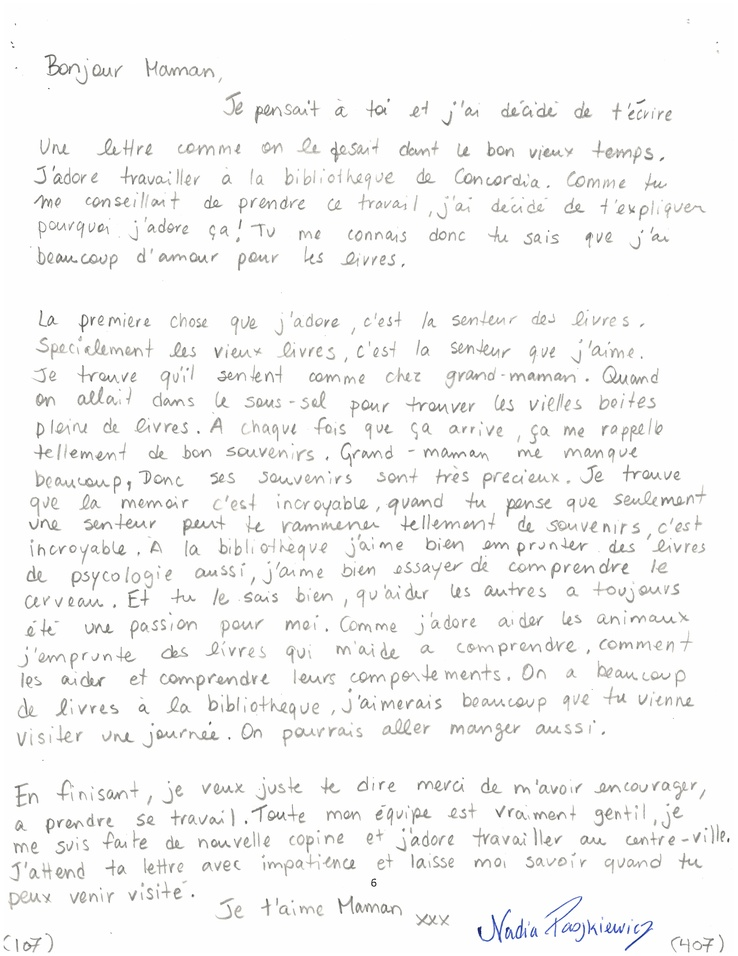
#> input picture eg1/testing/extraversion/106.jpg, 738 x 956 px, shrunk from 5100 x 6600 before the run; its folder holds only this picture in this run
$ python pre_img.py   (older library calls are emulated)
#> lines starting #> are read from the running program, lines starting #| are printed output that depends on the picture; after the words box and inside, x2 and y2 are one past the last pixel; in counts of white or black regions, pixels touching at a corner belong together
## preprocessing image
import os
import time
import cv2
from scipy.misc import imresize   # conda install scipy==1.1.0

# resize + binarization
img_rows = 150
img_cols = 150
# [6 lines of commented-out code are left out]
img_path = '/home/lassena/yan_projects/data/2classes_nosplit_balanced/eg1_eng_clean/testing/extraversion'
pre_img_path = '/home/lassena/yan_projects/data/2classes_nosplit_balanced/eg1_eng_clean/testing_pre/extraversion'

def preprocessing_img(x):

    # # 0. resize
    # x = imresize(x, (img_rows, img_cols))
    # cv2.imwrite('resized.png', x)

    # 1. manually remove unwanted data

    # 2. noise removal
    x = cv2.fastNlMeansDenoising(x, None, 3, 7, 21)
    # [14 lines of commented-out code are left out]
    th, xb = cv2.threshold(x, 0, 255, cv2.THRESH_BINARY+cv2.THRESH_OTSU)
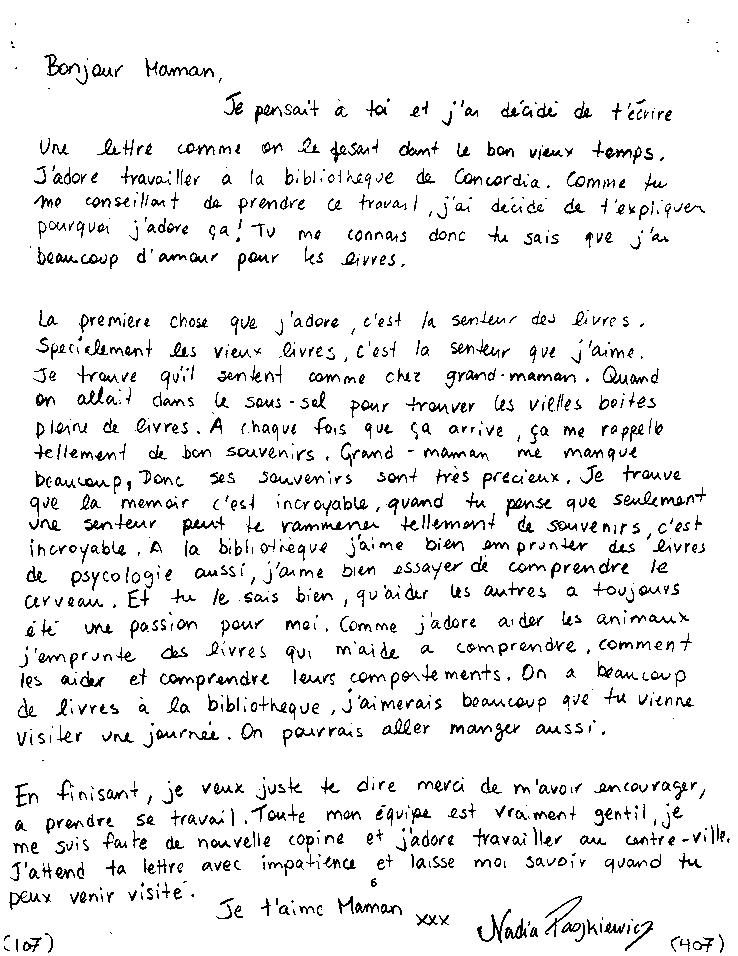
#> xb: shape (956, 738); 92.5% white; black in thin lines or dots
#> th = 212
    # [18 lines of commented-out code are left out]
    morph_size = (2, 2)
    cpy = xb.copy()
    struct = cv2.getStructuringElement(cv2.MORPH_RECT, morph_size)
    cpy = cv2.dilate(~cpy, struct, anchor=(-1, -1), iterations=1)
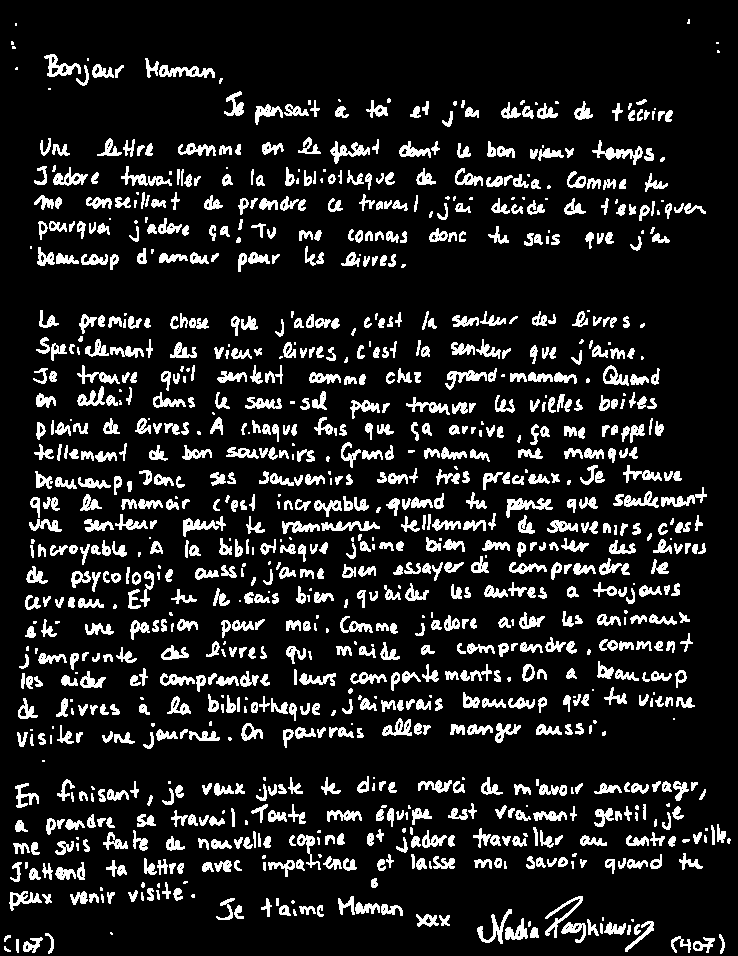
#> cpy: shape (956, 738); 12.9% white; 1106 white regions (194 under 20 px), largest, box (x1, y1, x2, y2) and area: (592, 140, 643, 165) 401, (159, 65, 215, 78) 394, (506, 498, 553, 518) 390
    x = ~cpy
    # [8 lines of commented-out code are left out]
    return x

count = 0
for folder, subfolders, files in os.walk(img_path):
      for name in files:
        if name.endswith('.jpg'):
          x = cv2.imread(folder + '/' + name, cv2.IMREAD_GRAYSCALE)
          count = count + 1
          # [4 lines of commented-out code are left out]
          start_time = time.time()
          x = preprocessing_img(x)  # preprocessing
          cv2.imwrite(pre_img_path+'/'+name, x)
          print('--- %s / %s ---' %(count,len(files)))
          print('has done %s for %s seconds' %(name,time.time() - start_time))

print('&'*9)
print('Finishing preprocessing!')

$ run again, on eg1/testing/extraversion/31.jpg
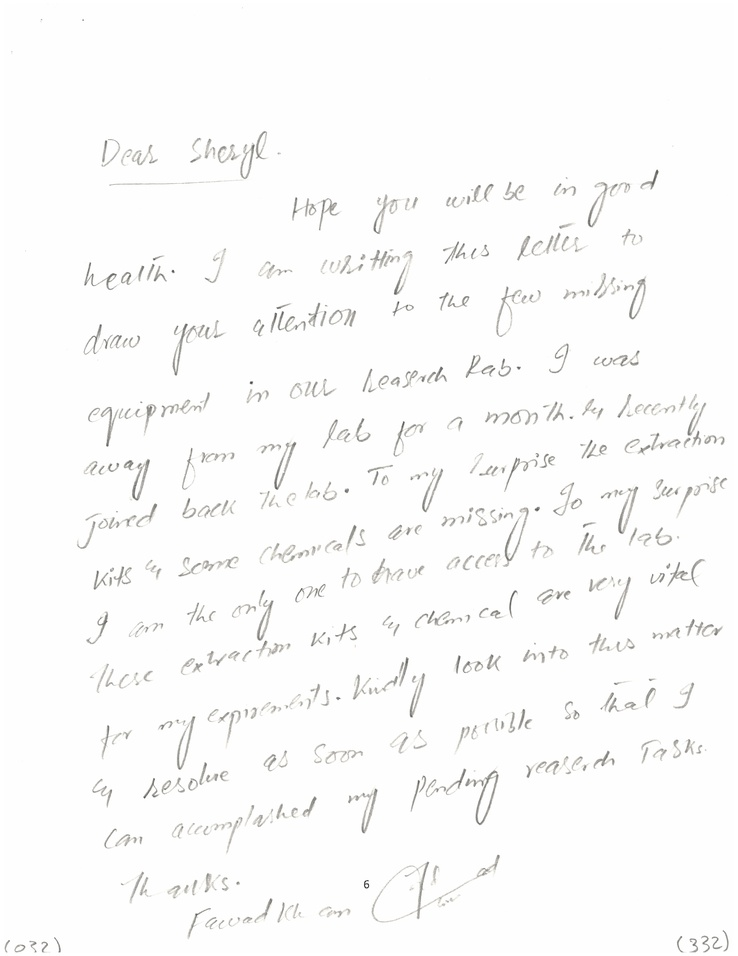
#> input picture eg1/testing/extraversion/31.jpg, 738 x 956 px, shrunk from 5100 x 6600 before the run
#> in preprocessing_img, `th, xb = cv2.threshold(x, 0, 255, cv2.THRESH_BINARY+cv2.THRESH_OTSU)`:
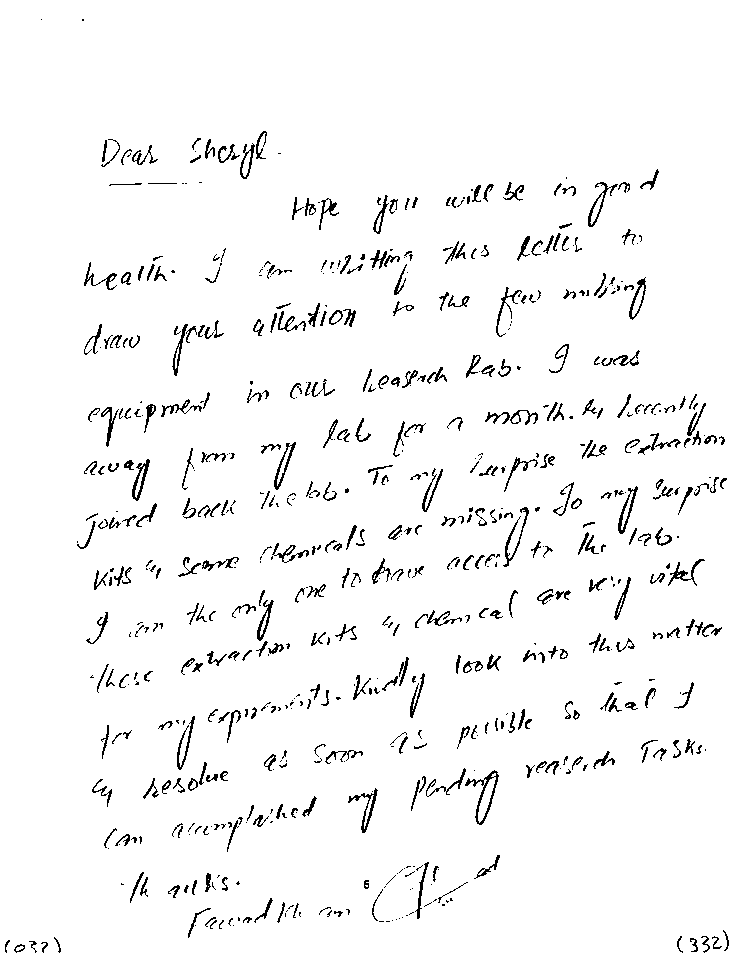
#> xb: shape (956, 738); 96.2% white; black in thin lines or dots
#> th = 217
#> in preprocessing_img, `cpy = cv2.dilate(~cpy, struct, anchor=(-1, -1), iterations=1)`:
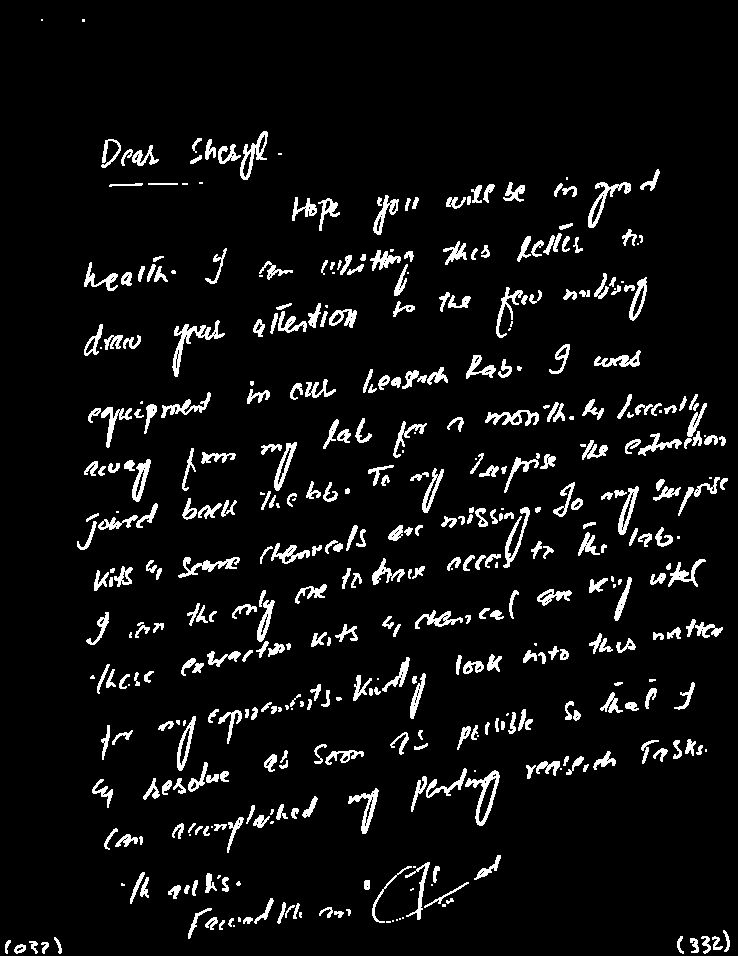
#> cpy: shape (956, 738); 6.4% white; 453 white regions (75 under 20 px), largest, box (x1, y1, x2, y2) and area: (172, 320, 225, 377) 654, (465, 770, 500, 826) 560, (588, 182, 631, 228) 492

$ run again, on eg1/testing/extraversion/38.jpg
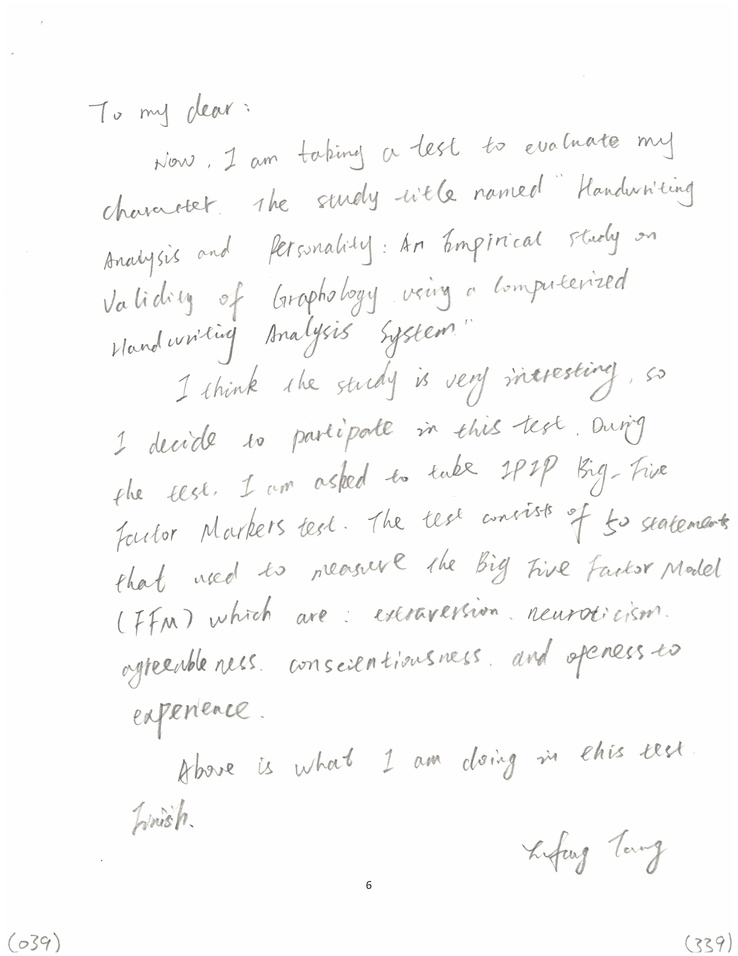
#> input picture eg1/testing/extraversion/38.jpg, 738 x 956 px, shrunk from 5100 x 6600 before the run
#> in preprocessing_img, `th, xb = cv2.threshold(x, 0, 255, cv2.THRESH_BINARY+cv2.THRESH_OTSU)`:
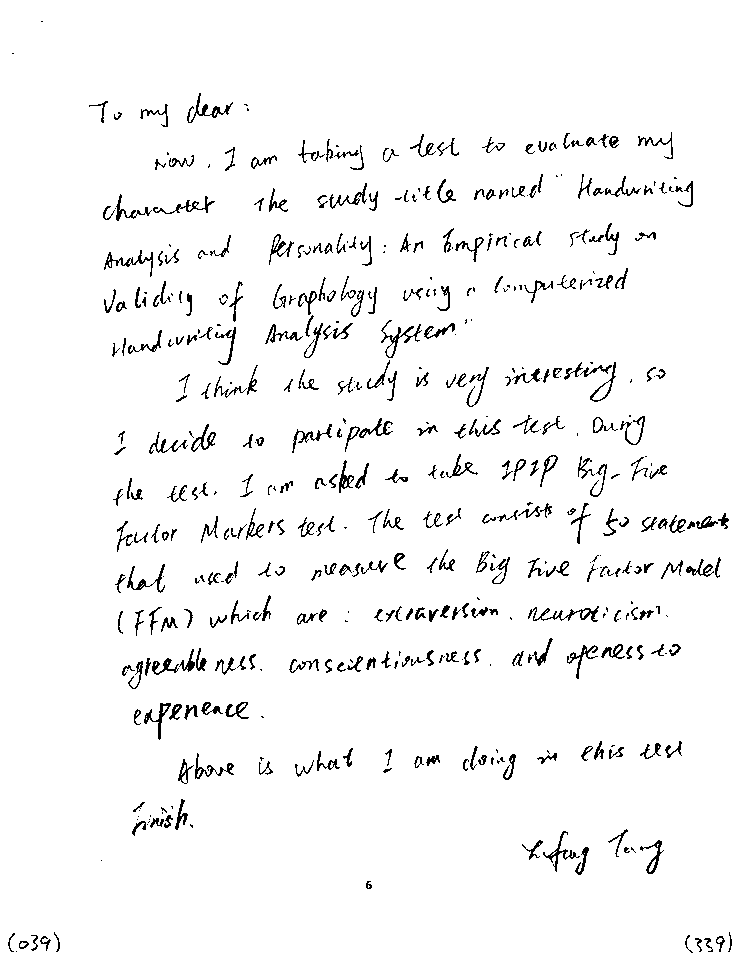
#> xb: shape (956, 738); 96.2% white; black in thin lines or dots
#> th = 212
#> in preprocessing_img, `cpy = cv2.dilate(~cpy, struct, anchor=(-1, -1), iterations=1)`:
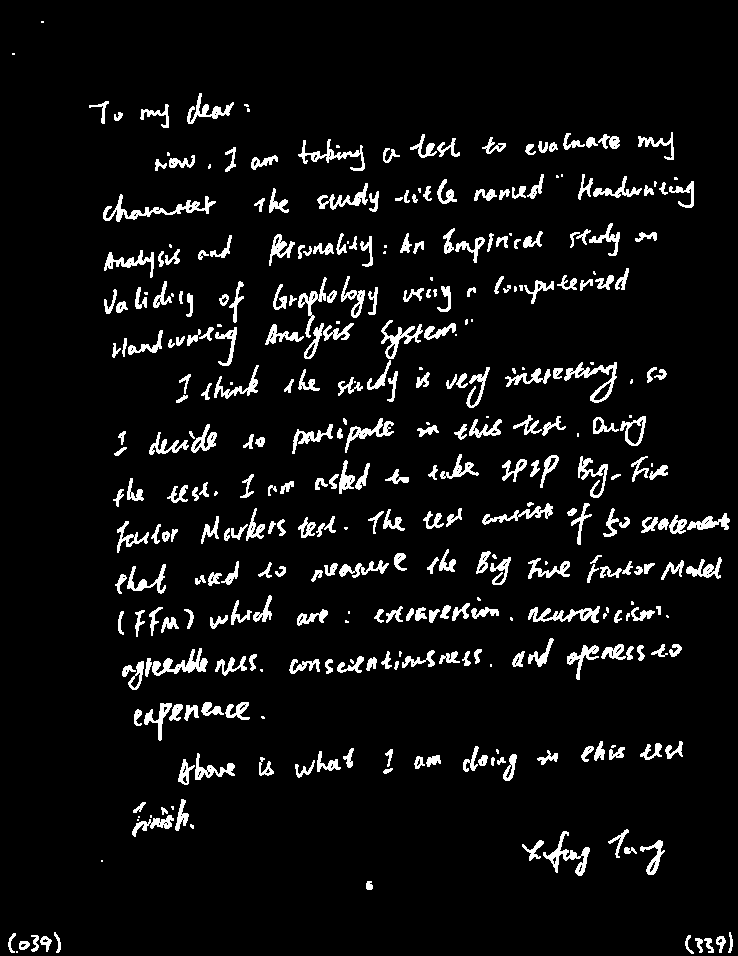
#> cpy: shape (956, 738); 6.4% white; 370 white regions (65 under 20 px), largest, box (x1, y1, x2, y2) and area: (103, 194, 216, 222) 775, (152, 648, 208, 676) 600, (564, 362, 617, 403) 591
